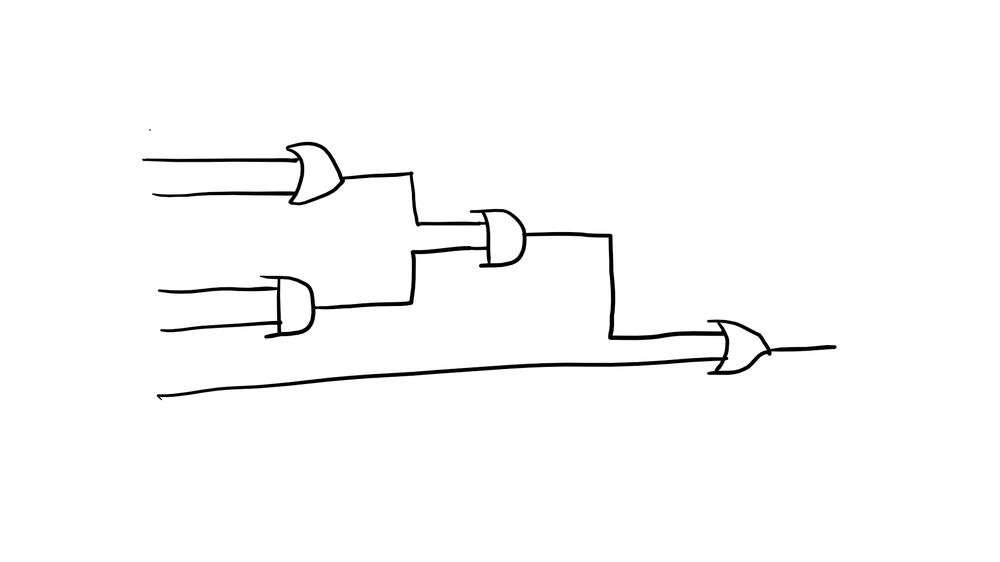
#> input picture Analysic and Identificaiton of hand drawn logic gate cricuit/sample.png, 1000 x 562 px, shrunk from 1920 x 1080 before the run
$ python -i code.py   (imports and definitions only)
#> lines starting #> are read from the running program, lines starting #| are printed output that depends on the picture; after the words box and inside, x2 and y2 are one past the last pixel; in counts of white or black regions, pixels touching at a corner belong together
import cv2
import numpy as np
from matplotlib import pyplot as plt


def showfig(image, ucmap):
    #There is a difference in pixel ordering in OpenCV and Matplotlib.
    #OpenCV follows BGR order, while matplotlib follows RGB order.
    if len(image.shape)==3 :
        b,g,r = cv2.split(image)       # get b,g,r
        image = cv2.merge([r,g,b])     # switch it to rgb
#    image=plt.figure(figsize=(8,6),'title')
    imgplot=plt.imshow(image, ucmap)
#    plt.title('Histogram of IQ')
    imgplot.axes.get_xaxis().set_visible(False)
    imgplot.axes.get_yaxis().set_visible(False)
    plt.show()


def precompute(name):

#> called with name = 'sample.png'
	img = cv2.imread(name,0)			#reading an image
#> img is the input picture: shape (562, 1000); min 0, max 255, mean 250.7


	ret,img2 = cv2.threshold(img,127,255,cv2.THRESH_BINARY_INV)  # converting the image into binary image.
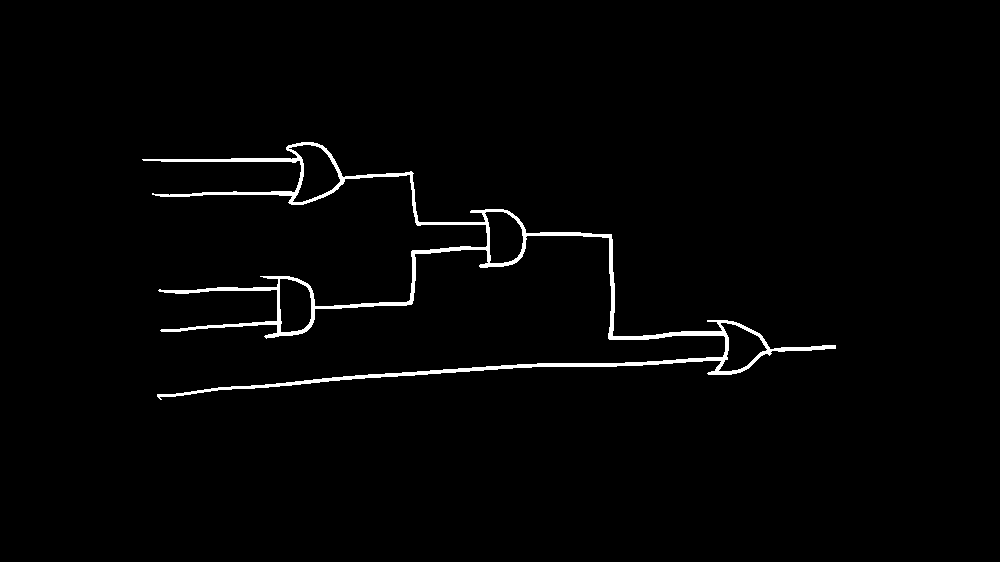
#> img2: shape (562, 1000); 1.7% white; 1 white region, box (x1, y1, x2, y2) and area: (142, 142, 836, 400) 9487
	#showfig(img2,plt.get_cmap('gray'))
	kernel = cv2.getStructuringElement(cv2.MORPH_RECT,(20,2))  # kernel to detect vertical lines
	vertical = cv2.morphologyEx(img2, cv2.MORPH_OPEN, kernel)  # applying morphological opening operation to detect vertical lines
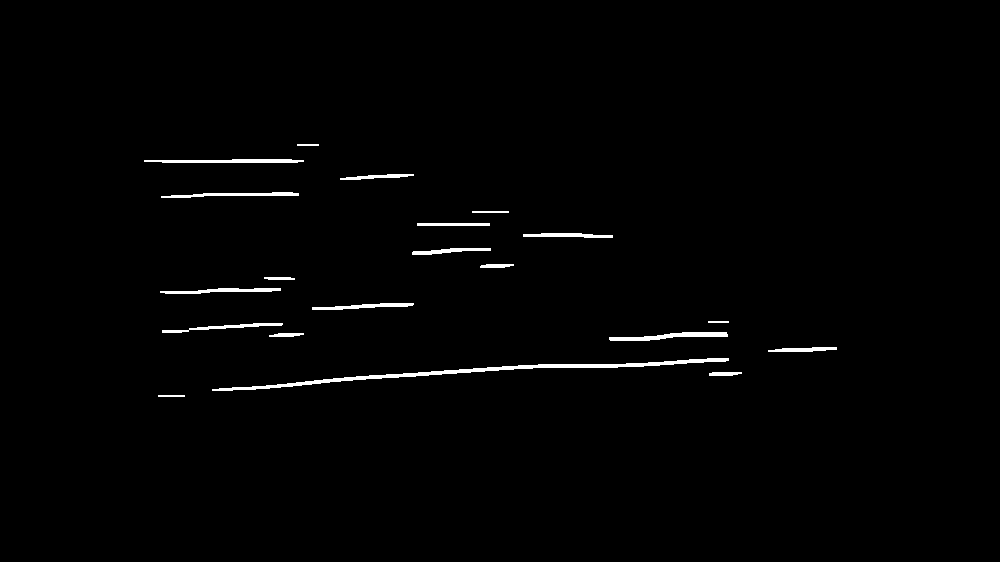
#> vertical: shape (562, 1000); 1.2% white; 20 white regions, largest, box (x1, y1, x2, y2) and area: (212, 358, 729, 391) 1918, (609, 332, 728, 341) 533, (144, 159, 304, 163) 516
	vertical = cv2.dilate(vertical,kernel,iterations = 1)   #dilate the vertical lines obtained
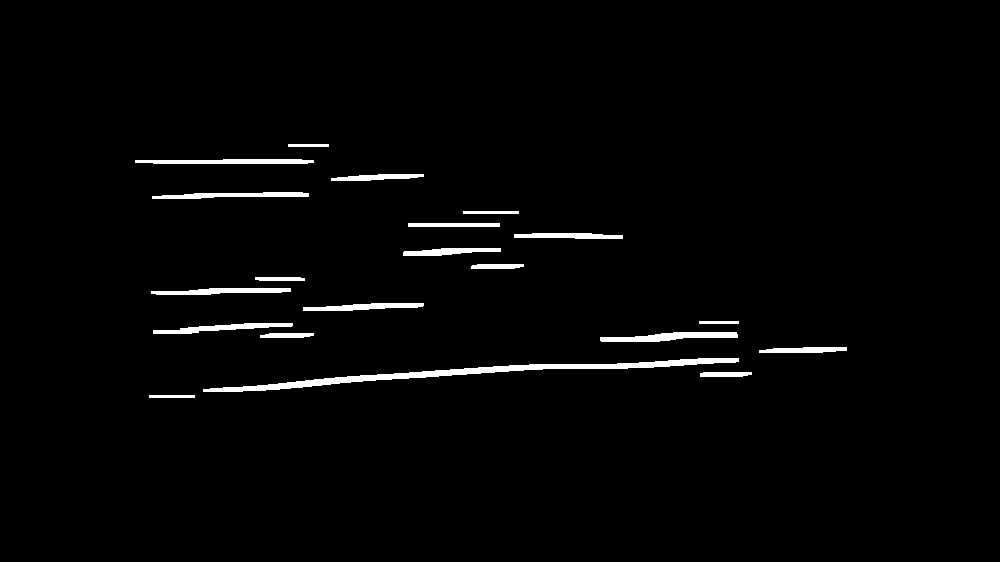
#> vertical: shape (562, 1000); 2% white; 20 white regions, largest, box (x1, y1, x2, y2) and area: (203, 358, 739, 392) 3081, (600, 332, 738, 342) 842, (135, 159, 314, 164) 771


	kernel2 = cv2.getStructuringElement(cv2.MORPH_RECT,(2,20))   # kernel to detect horizontal lines
	horizontal = cv2.morphologyEx(img2, cv2.MORPH_OPEN, kernel2)   # applying morphological opening operation to detect horizontal lines
#> horizontal: shape (562, 1000); 0.24% white; 9 white regions, largest, box (x1, y1, x2, y2) and area: (610, 235, 616, 341) 417, (278, 277, 282, 338) 201, (412, 251, 417, 305) 193
	horizontal = cv2.dilate(horizontal,kernel2,iterations = 1)    #dilate the horizontal lines obtained
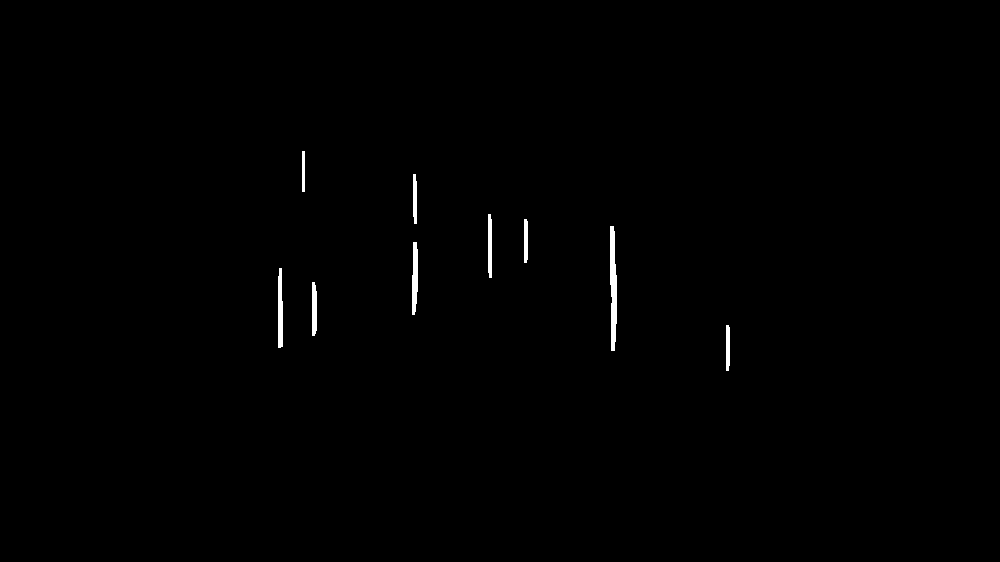
#> horizontal: shape (562, 1000); 0.45% white; 9 white regions, largest, box (x1, y1, x2, y2) and area: (610, 226, 617, 351) 675, (412, 242, 418, 315) 361, (278, 268, 283, 348) 357

	#showfig(vertical,plt.get_cmap('gray'))   # show the vertical imag
	#showfig(horizontal,plt.get_cmap('gray'))  # show the horizontal image

	img = img2 -horizontal - vertical   # subtracting horizontal and vertical lines from original image
	cv2.imwrite('image1.png',img)

	kernel3=cv2.getStructuringElement(cv2.MORPH_RECT,(20,20))  # kernel for closing operation
	#showfig(img,plt.get_cmap('gray'))				#show image after removing horizontal and vertical lines

	closing=cv2.morphologyEx(img2,cv2.MORPH_CLOSE, kernel3 )
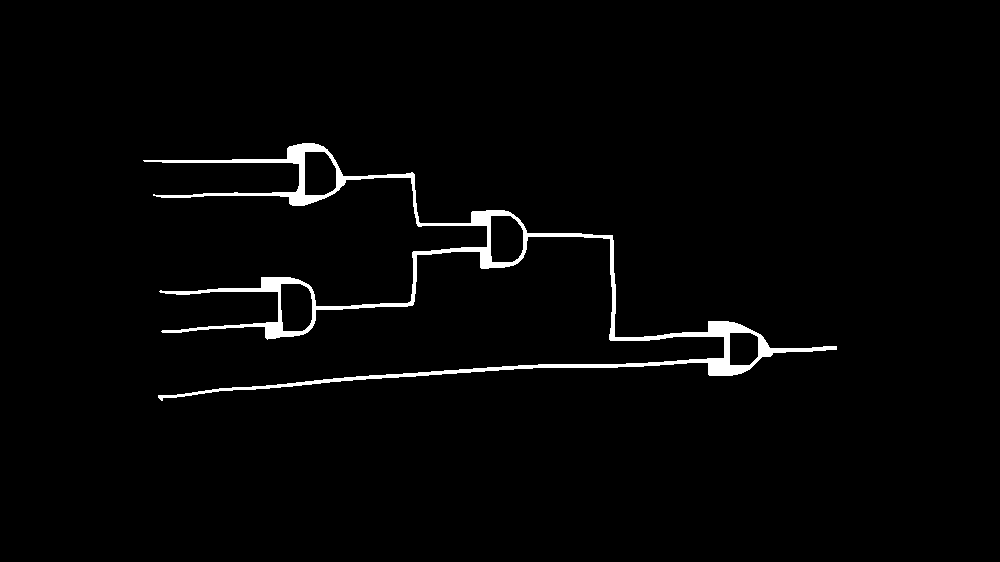
#> closing: shape (562, 1000); 2.1% white; 1 white region, box (x1, y1, x2, y2) and area: (143, 143, 837, 401) 11623
	showfig(closing,plt.get_cmap('gray'))
	cv2.imwrite('image2.png',closing)
	cv2.imwrite("circuit1/intermediate/1_inverted.png",img2)
	cv2.imwrite("circuit1/intermediate/2_closing.png",closing)

	#flood filling

	h, w = closing.shape[:2]
#> h = 562; w = 1000
	mask = np.zeros((h+2, w+2), np.uint8)
	connectivity=4
	newmaskval=255
	flags=connectivity+(newmaskval<<8)+cv2.FLOODFILL_FIXED_RANGE+cv2.FLOODFILL_MASK_ONLY
	cv2.floodFill(closing,mask,(0,0),(0,)*3, (40,)*3, (40,)*3, flags)
	showfig(mask,plt.get_cmap('gray'))
#> in showfig (call 2), `plt.show()`:
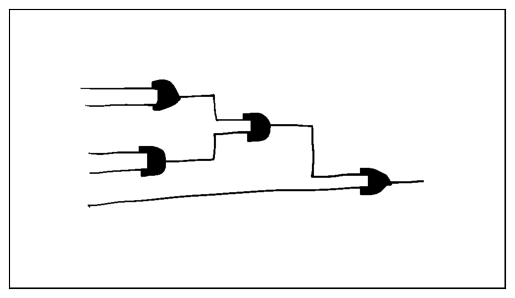
#> figure drawn by matplotlib, 1 panel
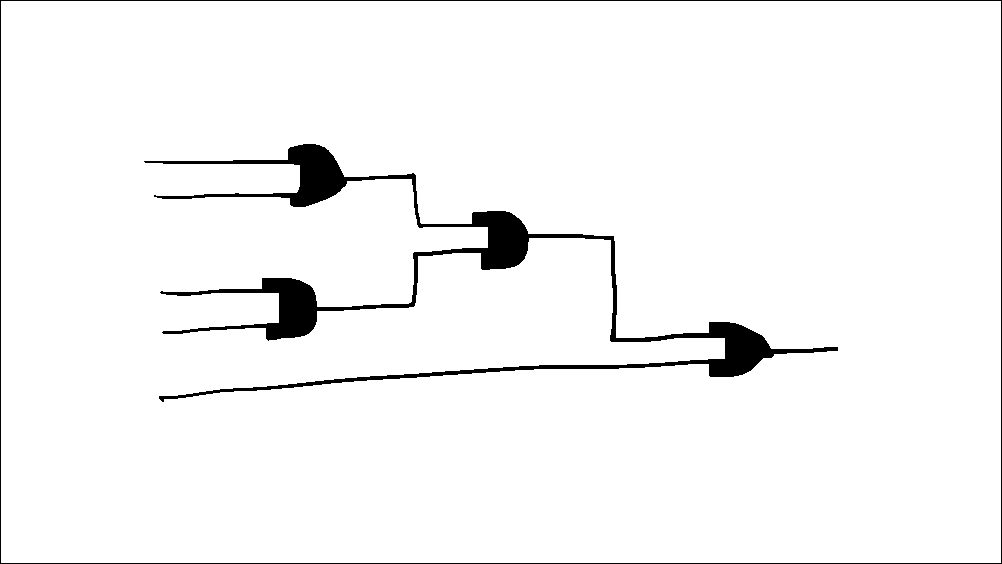
#> mask: shape (564, 1002); min 0, max 255, mean 246.2
	cv2.imwrite('image3.png',mask)
	cv2.imwrite("circuit1/intermediate/3_flood_fill.png",mask)

	return mask

	'''ret,img3 = cv2.threshold(mask,127,255,cv2.THRESH_BINARY_INV)  # converting the image into binary image.
	showfig(img3,plt.get_cmap('gray'))				#show image after removing horizontal and vertical lines
	vertical = cv2.morphologyEx(img3, cv2.MORPH_OPEN, kernel)  # applying morphological opening operation to detect vertical lines
	#vertical = cv2.dilate(vertical,kernel,iterations = 1)   #dilate the vertical lines obtained

	horizontal = cv2.morphologyEx(img3, cv2.MORPH_OPEN, kernel2)   # applying morphological opening operation to detect horizontal lines
	#horizontal = cv2.dilate(horizontal,kernel2,iterations = 1)    #dilate the horizontal lines obtained

	img = horizontal + vertical-img3   # subtracting horizontal and vertical lines from original image
	showfig(img,plt.get_cmap('gray'))'''

>>> result = precompute('sample.png')
